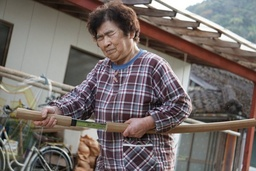
#> input picture image/grandma2.jpeg, 256 x 171 px, shrunk from 680 x 454 before the run, found by its file name
$ python ransac.py
#> lines starting #> are read from the running program, lines starting #| are printed output that depends on the picture; after the words box and inside, x2 and y2 are one past the last pixel; in counts of white or black regions, pixels touching at a corner belong together
import cv2 as cv
import numpy as np
import math

"""
RANSAC 알고리즘
line = []
for i in range(MaxIterations):
    엣지 화소 임의의 두개 선택
    이 두 점으로 직선의 방정식 l 계산
    이 두 점으로 inlier 초기화
    for 이 두 점을 제외한 모든 포인트:
        만약 p가 직선 l에 허용오차 이내에 속한다면 -> inlier에 추가
    if inlier의 개수가 MinInliers 이상이면 -> 직선 업데이트
line에 있는 직선 중 가장 많은 inlier를 가지고 있는 직선 선택 -> 최종 직선
"""

"""
Parameters
* Points - 엣지 검출을 통해 얻은 모든 2D 좌표 ({(xi,yi)})들의 집합
* MaxIterations -	알고리즘의 최대 반복 횟수
* SampleSize - 모델(직선)을 정의하는 데 필요한 최소 샘플 수 (직선의 경우 2)
* Threshold -	점이 직선에 속한다고 판단하는 최대 거리 (허용 오차),
        너무 작으면 노이즈가 없는 완벽한 엣지포인트만 인정 -> 유효한 직선도 놓칠 수 있음
        너무 크면 노이즈 까지도 인정 -> 잘못된 직선 찾을 수 있음
* MinInliers - 유효한 직선으로 인정하기 위한 최소 인라이어(Inlier) 수
"""

# --- RANSAC 파라미터 ---
MAX_ITERATIONS = 1000      # 최대 반복 횟수 (직선을 시도할 횟수)
SAMPLE_SIZE = 2          # 직선을 정의하는 데 필요한 최소 포인트 수
INLIER_THRESHOLD = 5.0   # 점이 직선에 속한다고 판단하는 최대 거리 (픽셀)
MIN_INLIERS = 10         # 유효한 직선으로 인정하기 위한 최소 인라이어 수 (절대 개수)

def ransac(points):
    global MAX_ITERATIONS, SAMPLE_SIZE, INLIER_THRESHOLD, MIN_INLIERS

    best_line_params = None
    max_inliers_count = 0

    # 엣지 포인트가 충분하지 않으면 종료
    if len(points) < SAMPLE_SIZE:
        return None

    # 모든 엣지 포인트의 인덱스 리스트 생성
    all_indices = np.arange(len(points))

    for i in range(MAX_ITERATIONS):
        # 1. 무작위 샘플링 (Hypothesize): 2개의 점 선택
        sample_indices = np.random.choice(all_indices, SAMPLE_SIZE, replace=False)
        p1, p2 = points[sample_indices]

        # 2. 모델 생성: y = mx + c 또는 x = c (직선의 기울기 m과 y/x 절편 c 계산)

        # 분모 (x2 - x1)가 0인 경우: 수직선 (기울기 무한대)
        if p2[0] - p1[0] == 0:
            m = float('inf')
            c = p1[0]  # 수직선의 x 좌표
        else:
            m = (p2[1] - p1[1]) / (p2[0] - p1[0])
            c = p1[1] - m * p1[0]

        # 3. 인라이어(Inlier) 계산
        current_inliers_indices = []

        for j in all_indices:
            x, y = points[j]

            if m == float('inf'): # 수직선 (x = c)
                # 점과 수직선 사이의 거리
                dist = abs(x - c)
            else: # 일반 직선 (mx - y + c = 0)
                # 점과 직선 사이의 거리 공식: |Ax + By + C| / sqrt(A^2 + B^2)
                dist = abs(m * x - 1 * y + c) / math.sqrt(m**2 + 1)

            # 임계값 이내이면 인라이어로 간주
            if dist < INLIER_THRESHOLD:
                current_inliers_indices.append(j)

        # 4. 최적 모델 업데이트
        current_inliers_count = len(current_inliers_indices)
        if current_inliers_count > max_inliers_count:
            max_inliers_count = current_inliers_count
            # 현재 모델의 인라이어 인덱스 저장
            best_inlier_indices = current_inliers_indices

    # 5. 최종 결과 확인 및 정제 (Refinement)
    if max_inliers_count >= MIN_INLIERS:

        # 최종 인라이어 포인트들만 추출
        final_inliers = points[best_inlier_indices]
        inlier_x = final_inliers[:, 0]
        inlier_y = final_inliers[:, 1]

        # NumPy의 polyfit을 사용하여 인라이어에 가장 잘 맞는 최종 직선 피팅 (최소 제곱법)
        # polyfit(x_data, y_data, degree=1) 반환: [기울기 m, y절편 c]
        if len(inlier_x) >= 2:
            final_m, final_c = np.polyfit(inlier_x, inlier_y, 1)

            # 직선을 그릴 영역의 경계 설정
            x_min, x_max = inlier_x.min(), inlier_x.max()

            return (final_m, final_c, x_min, x_max)


    return None

img=cv.imread('./image/grandma2.jpeg')
#> img is the input picture: shape (171, 256, 3); mean B, G, R 103.6, 107, 116.8
# 전처리 과정 -> Canny edge 검출
gray=cv.cvtColor(img,cv.COLOR_BGR2GRAY)
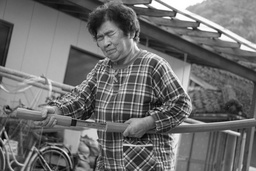
#> gray: shape (171, 256); min 3, max 255, mean 109.6
edges=cv.Canny(image=gray,threshold1=50,threshold2=150,apertureSize=3,L2gradient=False)
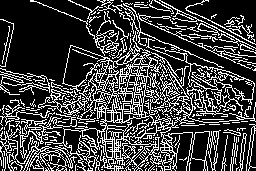
#> edges: shape (171, 256); 25.5% white in thin lines or dots

# 엣지 이미지에서 (x, y) 엣지 픽셀의 좌표를 추출
# np.where : 조건에 맞는 인덱스를 반환
edge_y, edge_x = np.where(edges > 0)
#> edge_y = 11182 values from 0 to 170; edge_x = 11182 values, max 255 at index 1786, min 0 at index 662, mean 132.3
# (x, y) 좌표 쌍으로 배열을 재구성: (N, 2) 형태, np.column_stack : 좌표 쌍으로 배열을 재구성
edge_points = np.column_stack((edge_x, edge_y))
#> edge_points = 11182 pairs, first value 0 to 255, second value 0 to 170

# RANSAC 실행
print(f"총 엣지 포인트 수: {len(edge_points)}")
#| 총 엣지 포인트 수: 11182
print(f"RANSAC 시작 (반복 횟수: {MAX_ITERATIONS}, 최소 인라이어: {MIN_INLIERS})...")
best_line_params = ransac(edge_points)
#> in ransac, `all_indices = np.arange(len(points))`: all_indices = 11182 values from 0 to 11181
#> the loop in ransac, `for i in range(MAX_ITERATIONS):` made 1000 passes
#> (sample_indices, p1, p2, m, c) on passes 1 to 12: ([10472, 7298], [15, 162], [180, 121], -0.248, 165.7), ([4108, 8916], [24, 84], [61, 143], 1.59, 45.73), ([2575, 8963], [98, 60], [171, 143], 1.14, -51.42), ([2160, 10645], [219, 51], [40, 164], -0.631, 189.3), ([1, 3138], [31, 0], [114, 71], 0.855, -26.52), ([6616, 6185], [132, 113], [195, 108], -0.0794, 123.5), ([2655, 5985], [239, 61], [187, 106], -0.865, 267.8), ([5787, 5166], [113, 104], [195, 96], -0.0976, 115), ([1036, 2410], [136, 28], [197, 56], 0.459, -34.43), ([815, 10754], [239, 22], [128, 165], -1.29, 329.9), ([4200, 1353], [15, 85], [130, 35], -0.435, 91.52), ([2622, 643], [102, 61], [175, 18], -0.589, 121.1)
#> (sample_indices, p1, p2, c) on pass 13: ([10406, 7345], [58, 161], [58, 122], 58)
#> after the loop in ransac, `for i in range(MAX_ITERATIONS):`: best_inlier_indices = 969 values from 512 to 9723; max_inliers_count = 969
#> in ransac, `final_inliers = points[best_inlier_indices]`: final_inliers = 969 pairs, first value 0 to 244, second value 15 to 153
#> in ransac, `inlier_x = final_inliers[:, 0]`: inlier_x = 969 values, max 244 at index 14, min 0 at index 936, mean 114.7
#> in ransac, `inlier_y = final_inliers[:, 1]`: inlier_y = 969 values from 15 to 153
#> in ransac, `final_m, final_c = np.polyfit(inlier_x, inlier_y, 1)`: final_m = -0.536; final_c = 148.8
#> in ransac, `x_min, x_max = inlier_x.min(), inlier_x.max()`: x_min = 0; x_max = 244
#> best_line_params = (-0.536, 148.8, 0, 244)


# 시각화
ransac_result = np.copy(img)

if best_line_params:
    m, c, x_min, x_max = best_line_params
#> m = -0.536; c = 148.8; x_min = 0; x_max = 244

    x1 = int(x_min)
#> x1 = 0
    y1 = int(m * x1 + c)
#> y1 = 148
    x2 = int(x_max)
#> x2 = 244
    y2 = int(m * x2 + c)
#> y2 = 17

    # 검출된 직선 그리기
    cv.line(img=ransac_result, pt1=(x1, y1), pt2=(x2, y2), color=(255, 0, 0), thickness=3)
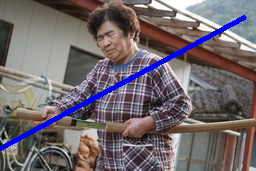
#> ransac_result: shape (171, 256, 3); 3.13% of pixels changed, all inside (x1, y1, x2, y2) = (0, 15, 247, 151)

    print(f"RANSAC 검출 성공: 기울기 m={m:.2f}, Y절편 c={c:.2f}")
#| RANSAC 검출 성공: 기울기 m=-0.54, Y절편 c=148.78
else:
    print("RANSAC 조건을 만족하는 유효한 직선을 찾지 못했습니다.")

# 결과 출력
cv.imshow("Canny Edges", edges)
cv.imshow("RANSAC Line Detection Result", ransac_result)
cv.imwrite('./book/homework3/ransac_result.png', ransac_result)

cv.waitKey(0)
cv.destroyAllWindows()

$ run again, with image/grandma1.jpeg copied over image/grandma2.jpeg
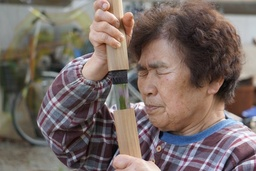
#> input picture image/grandma1.jpeg, 256 x 171 px, shrunk from 680 x 454 before the run, found by its file name
#> img is the input picture: shape (171, 256, 3); mean B, G, R 101, 105.9, 119.7
#> `edges=cv.Canny(image=gray,threshold1=50,threshold2=150,apertureSize=3,..`:
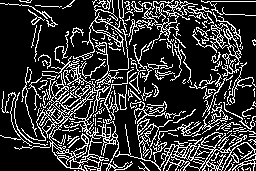
#> edges: shape (171, 256); 21.4% white in thin lines or dots
#> edge_y = 9385 values from 0 to 170; edge_x = 9385 values, max 255 at index 122, min 0 at index 178, mean 137.9
#> edge_points = 9385 pairs, first value 0 to 255, second value 0 to 170
#| 총 엣지 포인트 수: 9385
#> all_indices = 9385 values from 0 to 9384
#> the loop in ransac, `for i in range(MAX_ITERATIONS):` made 1000 passes
#> (sample_indices, p1, p2, m, c) on passes 1 to 8: ([8588, 3403], [190, 157], [148, 73], 2, -223), ([4599, 2802], [147, 94], [102, 60], 0.756, -17.07), ([5343, 8498], [218, 107], [133, 156], -0.576, 232.7), ([3223, 5453], [226, 69], [140, 109], -0.465, 174.1), ([8467, 2017], [247, 155], [220, 40], 4.26, -897), ([7587, 2099], [178, 142], [170, 42], 12.5, -2083), ([6549, 1735], [107, 127], [126, 34], -4.89, 650.7), ([2447, 6563], [100, 50], [180, 127], 0.963, -46.25)
#> after the loop in ransac, `for i in range(MAX_ITERATIONS):`: best_inlier_indices = 793 values from 5231 to 9384; max_inliers_count = 793
#> final_inliers = 793 pairs, first value 1 to 255, second value 106 to 170
#> inlier_x = 793 values, max 255 at index 752, min 1 at index 3, mean 138.5
#> inlier_y = 793 values from 106 to 170
#> final_m = 0.219; final_c = 110.1
#> in ransac, `x_min, x_max = inlier_x.min(), inlier_x.max()`: x_min = 1; x_max = 255
#> best_line_params = (0.219, 110.1, 1, 255)
#> `m, c, x_min, x_max = best_line_params`: m = 0.219; c = 110.1; x_min = 1; x_max = 255
#> x1 = 1
#> y1 = 110
#> x2 = 255
#> y2 = 165
#> `cv.line(img=ransac_result, pt1=(x1, y1), pt2=(x2, y2), color=(255, 0, ..`:
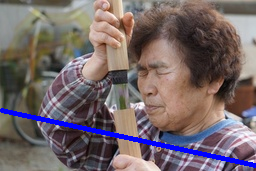
#> ransac_result: shape (171, 256, 3); 2.87% of pixels changed, all inside (x1, y1, x2, y2) = (0, 108, 256, 168)
#| RANSAC 검출 성공: 기울기 m=0.22, Y절편 c=110.06

$ run again, with image/grandma3.jpeg copied over image/grandma2.jpeg
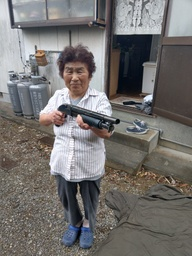
#> input picture image/grandma3.jpeg, 192 x 256 px, shrunk from 1536 x 2048 before the run, found by its file name
#> img is the input picture: shape (256, 192, 3); mean B, G, R 111.1, 113, 115.7
#> `edges=cv.Canny(image=gray,threshold1=50,threshold2=150,apertureSize=3,..`:
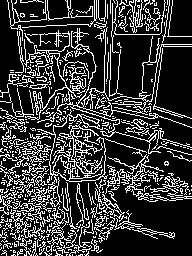
#> edges: shape (256, 192); 22.4% white in thin lines or dots
#> edge_y = 10990 values from 0 to 255; edge_x = 10990 values, max 191 at index 1454, min 0 at index 3100, mean 82.19
#> edge_points = 10990 pairs, first value 0 to 191, second value 0 to 255
#| 총 엣지 포인트 수: 10990
#> all_indices = 10990 values from 0 to 10989
#> the loop in ransac, `for i in range(MAX_ITERATIONS):` made 1000 passes
#> (sample_indices, p1, p2, m, c) on passes 1 to 8: ([1946, 10735], [71, 53], [57, 248], -13.93, 1041.9), ([9530, 8972], [52, 220], [64, 207], -1.08, 276.3), ([2405, 10015], [107, 68], [52, 230], -2.95, 383.2), ([6954, 2905], [104, 171], [85, 83], 4.63, -310.7), ([1896, 1073], [48, 52], [146, 26], -0.265, 64.73), ([8567, 131], [90, 198], [172, 2], -2.39, 413.1), ([9778, 1762], [98, 225], [88, 47], 17.8, -1519.4), ([6845, 1096], [112, 169], [107, 27], 28.4, -3011.8)
#> after the loop in ransac, `for i in range(MAX_ITERATIONS):`: best_inlier_indices = 911 values from 31 to 10955; max_inliers_count = 911
#> final_inliers = 911 pairs, first value 0 to 153, second value 0 to 255
#> inlier_x = 911 values, max 153 at index 6, min 0 at index 896, mean 70.83
#> inlier_y = 911 values from 0 to 255
#> final_m = -1.72; final_c = 255.3
#> in ransac, `x_min, x_max = inlier_x.min(), inlier_x.max()`: x_min = 0; x_max = 153
#> best_line_params = (-1.72, 255.3, 0, 153)
#> `m, c, x_min, x_max = best_line_params`: m = -1.72; c = 255.3; x_min = 0; x_max = 153
#> x1 = 0
#> y1 = 255
#> x2 = 153
#> y2 = -8
#> `cv.line(img=ransac_result, pt1=(x1, y1), pt2=(x2, y2), color=(255, 0, ..`:
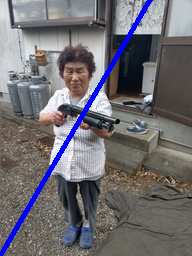
#> ransac_result: shape (256, 192, 3); 2.92% of pixels changed, all inside (x1, y1, x2, y2) = (0, 0, 153, 256)
#| RANSAC 검출 성공: 기울기 m=-1.72, Y절편 c=255.32
